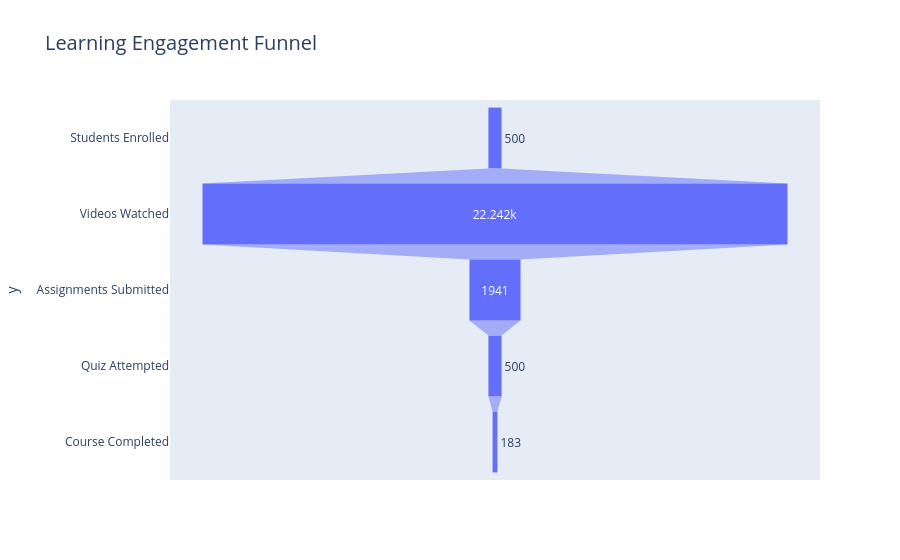

This figure's notebook cell:
### Code cell
df = pd.read_csv("online_learning_platform_dataset.csv")

stages = ["Students Enrolled", "Videos Watched", "Assignments Submitted", "Quiz Attempted", "Course Completed"]

values = [
    len(df),
    df["Videos_Watched"].sum(),
    df["Assignments_Submitted"].sum(),
    len(df[df["Quiz_Score"] > 0]),
    len(df[df["Completion_Status"] == "Completed"])
]

fig = px.funnel(
    x=values,
    y=stages,
    title="Learning Engagement Funnel"
)

fig.update_layout(
    title_font=dict(size=20)
)

fig.show()

### Figure 1 — Plotly figure (JSON) as saved in the notebook; plotly's stock layout.template omitted (floating-point values rounded to 4 significant figures)
{"data": [{"hovertemplate": "x=%{x}<br>y=%{y}<extra></extra>", "legendgroup": "", "marker": {"color": "#636efa"}, "name": "", "orientation": "h", "showlegend": false, "type": "funnel", "x": [500, 22242, 1941, 500, 183], "xaxis": "x", "y": ["Students Enrolled", "Videos Watched", "Assignments Submitted", "Quiz Attempted", "Course Completed"], "yaxis": "y"}], "layout": {"legend": {"tracegroupgap": 0}, "title": {"font": {"size": 20}, "text": "Learning Engagement Funnel"}, "xaxis": {"anchor": "y", "domain": [0, 1], "title": {"text": "x"}}, "yaxis": {"anchor": "x", "domain": [0, 1], "title": {"text": "y"}}}}
